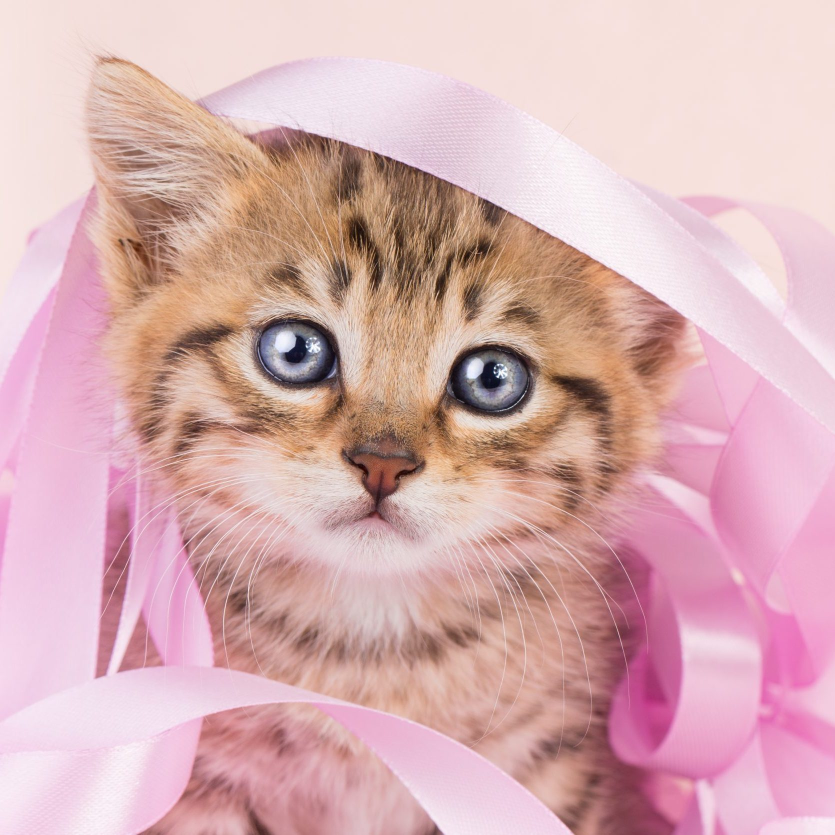
#> input picture OpenCV - Python/Images/Cat.jpg, 1670 x 1670 px, found by its file name (shown at 1/2 size)
$ python '10. HistogramComputation.py'
#> lines starting #> are read from the running program, lines starting #| are printed output that depends on the picture; after the words box and inside, x2 and y2 are one past the last pixel; in counts of white or black regions, pixels touching at a corner belong together
''' https://docs.opencv.org/4.x/d1/db7/tutorial_py_histogram_begins.html
    Histogram is a graph or plot, which gives the intensity distribution of an image.
    It is a plot with pixel values (ranging from 0 to 255, not always) in X-axis and
    corresponding number of pixels in the image on Y-axis.
    It is another way of understanding the image by looking at the histogram of an image
    to understand contrast, brightness, intensity distribution '''

import cv2 as cv
import matplotlib.pyplot as plt
import numpy as np
# path  = r"D:\GitHub\OpenCV\OpenCV - Python\Images\Nature.jpg"
path = r"D:\GitHub\OpenCV\OpenCV - Python\Images\Cat.jpg"
img = cv.imread(path)
#> img is the input picture: shape (1670, 1670, 3); mean B, G, R 178.9, 175.7, 216.3
img = cv.resize(img, (400, 400))
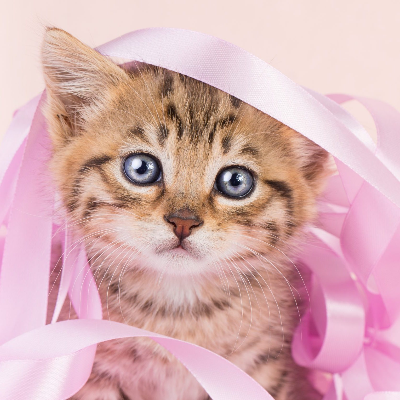
#> img: shape (400, 400, 3); mean B, G, R 178.8, 175.7, 216.2
cv.imshow('img', img)

''' ______________________________________________________________________ '''
# Convert an image to a gray scale and compute the gray scale histogram
img_gray = cv.cvtColor(img, cv.COLOR_RGB2GRAY)
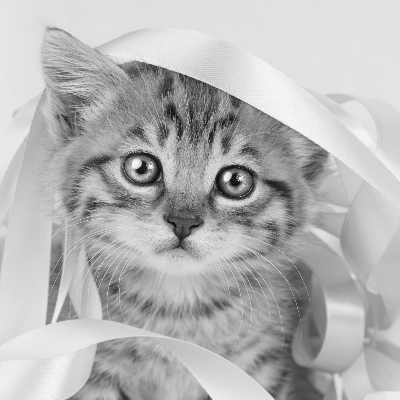
#> img_gray: shape (400, 400); min 10, max 253, mean 181.2
cv.imshow('img_gray', img_gray)

''' BINS : A histogram shows the number of pixels for every pixel value, ie from 0 to 255.
    For example you need 256 values to show the histogram.
    You need to find the number of pixels lying between the interval of 0 to 15, then 16 to 31, ..., 240 to 255.
    You will need only 16 values to represent the histogram --> (256) / 16 = 16
    So what you do is simply split the whole histogram to 16 sub-parts and value of each sub-part is the sum of all pixel count in it.
    This each sub-part is called "BIN".
    So, the number of bins is only 16. BINS is represented by the term histSize in OpenCV docs.
    '''
# cv.calcHist(images, channels, mask, histSize, ranges[, hist[, accumulate]])

# images : it is the source image of type uint8 or float32. it's a list and should be given in square brackets, ie, "[img]".
# channels : it is also a list of channel and given in square brackets. It is the index of channel for which we calculate histogram.
# For example, if input is grayscale image, its value is [0]. For color image, you can pass [0], [1] or [2] to calculate histogram of blue, green or red channel respectively.
# mask : mask image. To find histogram of full image, it is given as "None". But if you want to find histogram of particular region of image, you have to create a mask image
# for that and give it as mask.
# histSize : this represents our BIN count. Need to be given in square brackets. For full scale, we pass [256].
# ranges : this is our RANGE. Normally, it is [0,256]

''' ______________________________________________________________________'''
'''  GRAYSCALE HISTOGRAM '''
hist_img_gray = cv.calcHist([img_gray], [0], None, [256], [0, 256])
#> hist_img_gray = 256 values, max 8640 at index 226, min 0 at index 0, mean 625
plt.figure()
plt.title('GrayScale Histogram')
plt.xlabel('Bins')
plt.ylabel('# of Bins')
plt.plot(hist_img_gray)
plt.xlim([0, 256])
plt.show()
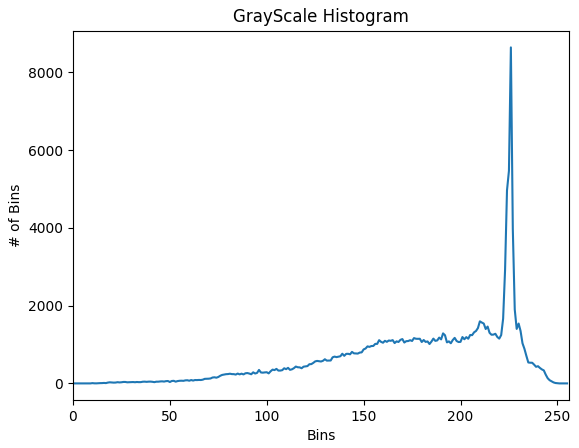
#> figure drawn by matplotlib, 1 panel; curve peaks at x = 226, y = 8640

# Mask ___________________________________________________________________
# Creat a Mask and compute Histogram on this Mask
# Creat a blank file
# Creat a circle as Mask on the blank file
# apply the circle as Mask on the grayscale img using bitwise_and
img_blank = np.zeros(img.shape[:2], dtype = 'uint8')
circle = cv.circle(img_blank, (img.shape[1]//2, img.shape[0]//2), 200, 255, -1)
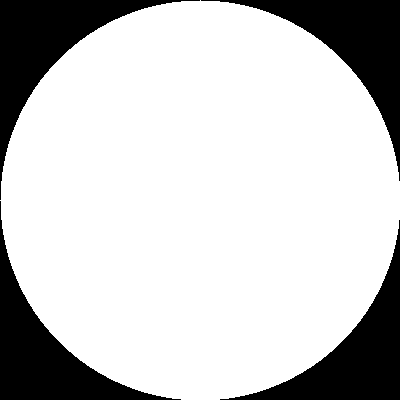
#> img_blank: shape (400, 400); 78.5% white; 4 black regions, box (x1, y1, x2, y2) and area: (0, 0, 200, 200) 8793, (201, 0, 400, 181) 8593, (0, 201, 181, 400) 8593, (220, 220, 400, 400) 8394
cv.imshow('Mask_circle', circle)

Mask = cv.bitwise_and(img_gray.copy(), img_gray, mask = circle)
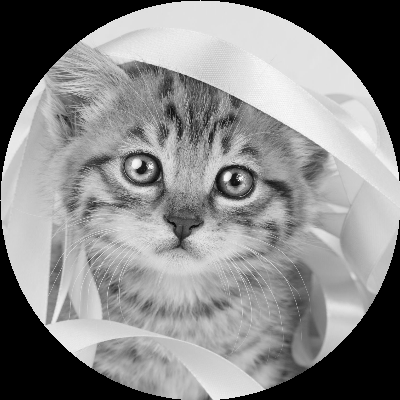
#> Mask: shape (400, 400); min 0, max 253, mean 136.6
cv.imshow('img_masked', Mask)

hist_img_gray_masked = cv.calcHist([img_gray], [0], Mask, [256], [0, 256])
#> hist_img_gray_masked = 256 values, max 3781 at index 226, min 0 at index 0, mean 490.7
plt.figure()
plt.title('GrayScale Histogram')
plt.xlabel('Bins')
plt.ylabel('# of Bins')
plt.plot(hist_img_gray)
plt.xlim([0, 256])
plt.show()


''' ______________________________________________________________________'''
'''  COLORSCALE  HISTOGRAM '''

plt.figure()
plt.title('ColorScale Mask Histogram')
plt.xlabel('Bins')
plt.ylabel('# of Bins')
colors = ('b', 'g', 'r')
for i, col in enumerate(colors):
    hist_img = cv.calcHist([img], [i], None, [256], [0, 256])
    plt.plot(hist_img, color = col)
    plt.xlim([0, 256])

plt.show()
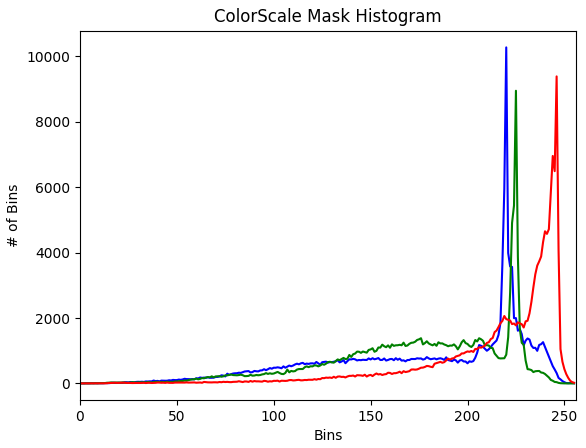
#> figure drawn by matplotlib, 1 panel; curve peaks at x = 220, y = 10276; curve peaks at x = 225, y = 8950; curve peaks at x = 246, y = 9389

# Mask ___________________________________________________________________

img_blank = np.zeros(img.shape[:2], dtype = 'uint8')
mask = cv.circle(img_blank, (img.shape[1]//2, img.shape[0]//2), 200, 255, -1)
cv.imshow('Mask_circle', mask)

''' Mask must be binary format, so we don't need the following bitwise_and code '''
# Masked = cv.bitwise_and(img, img, mask = mask)
# cv.imshow('img_masked', Masked)

plt.figure()
plt.title('ColorScale Mask Histogram')
plt.xlabel('Bins')
plt.ylabel('# of Bins')
colors = ('b', 'g', 'r')
for i, col in enumerate(colors):
    hist_img = cv.calcHist([img], [i], mask, [256], [0, 256])
    plt.plot(hist_img, color = col)
    plt.xlim([0, 256])

plt.show()
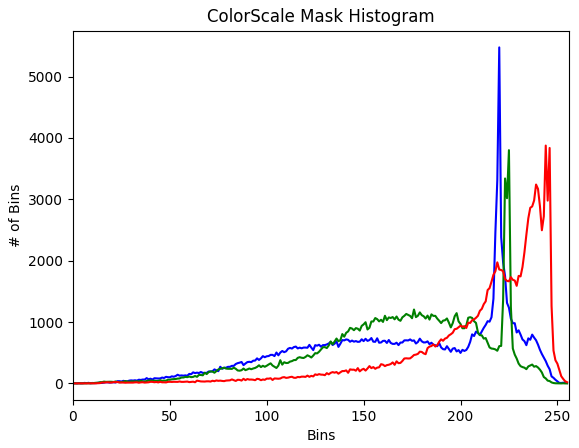
#> figure drawn by matplotlib, 1 panel; curve peaks at x = 220, y = 5476; curve peaks at x = 225, y = 3801; curve peaks at x = 244, y = 3876

cv.waitKey(0)

$ run again, with OpenCV - Python/Images/elephent.jpg copied over OpenCV - Python/Images/Cat.jpg
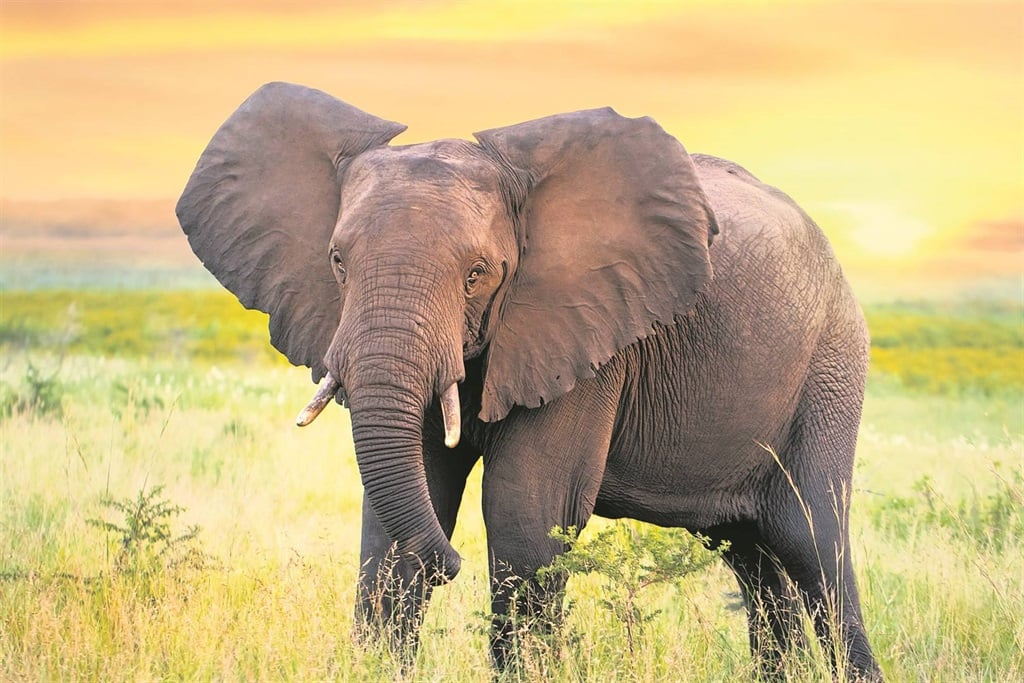
#> input picture OpenCV - Python/Images/elephent.jpg, 1024 x 683 px, found by its file name
#> img is the input picture: shape (683, 1024, 3); mean B, G, R 129.6, 177.8, 197.4
#> img: shape (400, 400, 3)
#> hist_img_gray = 256 values, max 3301 at index 204, min 0 at index 0, mean 625
#> img_blank: shape (400, 400); 78.5% white; 4 black regions, box (x1, y1, x2, y2) and area: (0, 0, 200, 200) 8793, (201, 0, 400, 181) 8593, (0, 201, 181, 400) 8593, (220, 220, 400, 400) 8394
#> `Mask = cv.bitwise_and(img_gray.copy(), img_gray, mask = circle)`:
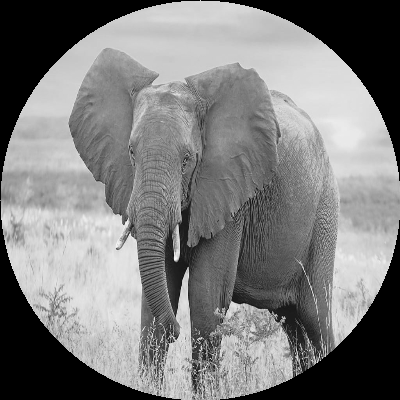
#> Mask: shape (400, 400); min 0, max 249, mean 124.9
#> hist_img_gray_masked = 256 values, max 2311 at index 204, min 0 at index 0, mean 490.7
#> `plt.show()`:
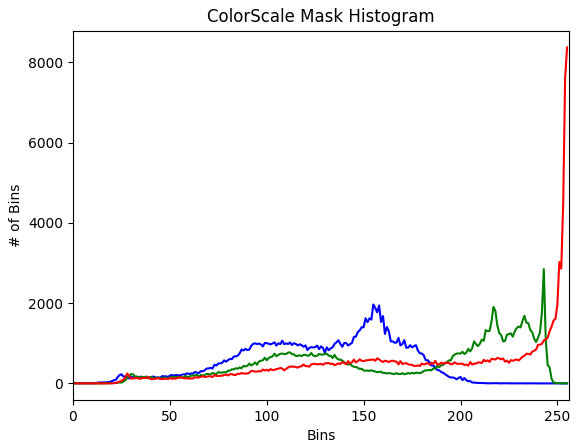
#> figure drawn by matplotlib, 1 panel; curve peaks at x = 155, y = 1967; curve peaks at x = 243, y = 2849; curve peaks at x = 255, y = 8374
